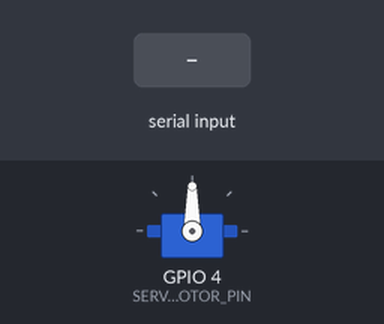
This program was run on a simulated Raspberry Pi (BCM pin numbers). On the bench: servo. The inputs (shaded band) are chosen by the test bench. Servo angles are drawn from the pulse width (0.5 ms = 0°, 2.5 ms = 180°); what the program prints to the terminal is not drawn.

Above: at 1.2 s.
1.3 s: "2" typed at the terminal, then Enter
At 2.3 s:
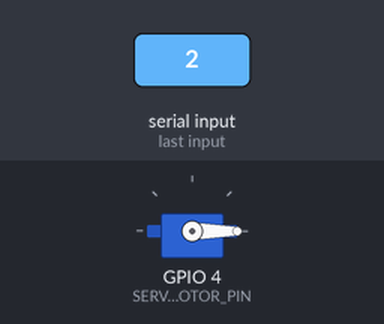
2.8 s: "3" typed at the terminal, then Enter
At 3.5 s:
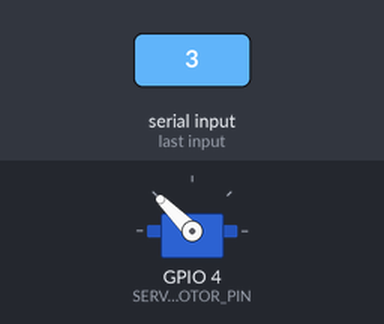
4.3 s: "1" typed at the terminal, then Enter
At 4.6 s:
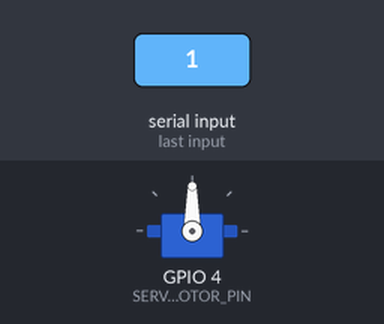
Timing chart, 0 to 7.3 s (numbered marks = the images above; inputs shaded):
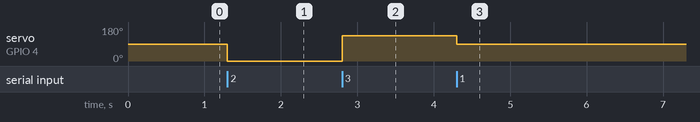

Measured:
- after the input at 1.3 s, servo on GPIO 4 (SERVO_MOTOR_PIN): 90° → 0° at once
- after the input at 2.8 s, servo on GPIO 4 (SERVO_MOTOR_PIN): 0° → 135° at once
- after the input at 4.3 s, servo on GPIO 4 (SERVO_MOTOR_PIN): 135° → 90° at once

The program:

servo_motor.py
```python
import RPi.GPIO as GPIO

SERVO_MOTOR_PIN = 4
GPIO.setmode(GPIO.BCM)
GPIO.setup(SERVO_MOTOR_PIN, GPIO.OUT)

# servo motor 제어에 필요한 frequency: 50Hz
pwm = GPIO.PWM(SERVO_MOTOR_PIN, 50)
pwm.start(7.5) # 7.5 (0도)

# 1: 0도, 2: -90도, 3: 90도, 9: exit
try:
  while True:
    val = input('1: 0도, 2: -90도, 3: 90도, 9: exit\n> ')
    if val == '1':
      pwm.ChangeDutyCycle(7.5)
    elif val == '2':
      # pwm.ChangeDutyCycle(5)
      pwm.ChangeDutyCycle(2.5)
    elif val == '3':
      # pwm.ChangeDutyCycle(10)
      pwm.ChangeDutyCycle(10)
    elif val == '9':
      break
finally:
  pwm.stop()
  GPIO.cleanup()
  print("Clean up and Exit")
```
